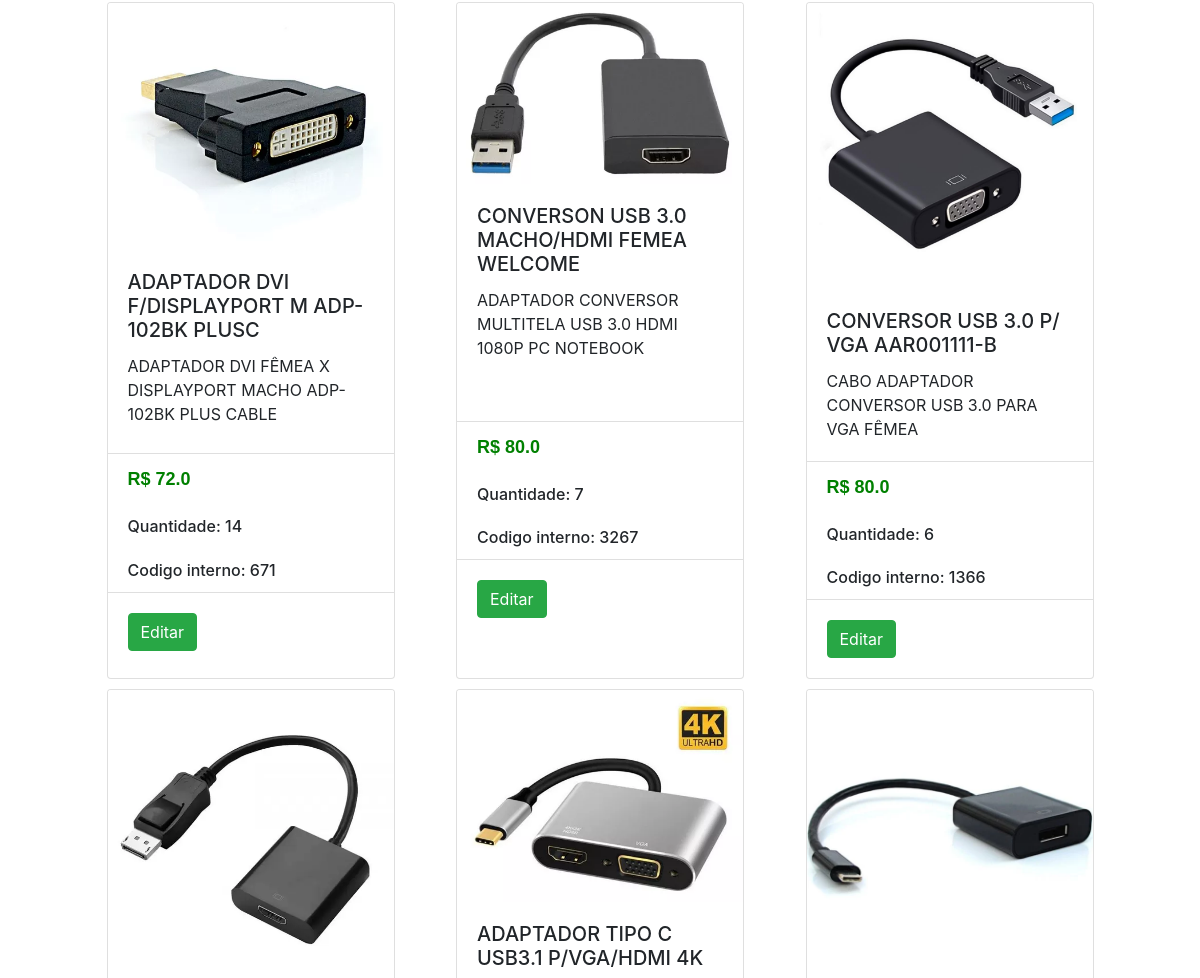
Before: /produto_adm/adaptador (signed in, middle part) with the older database file.
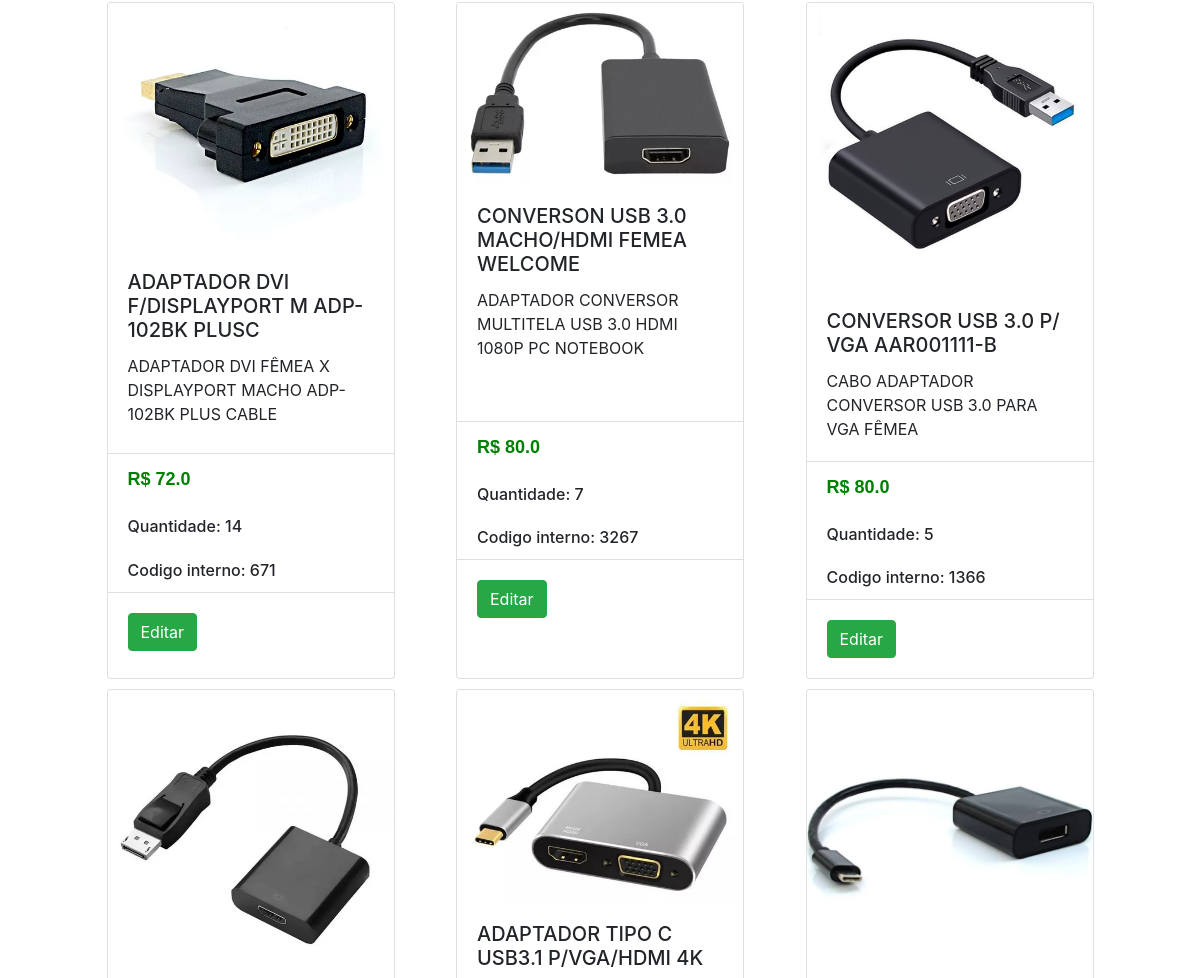
After: the same page with the newer database file.
### aulaGit/models.py (models this page shows)
class Produtos(models.Model):
    id = models.AutoField(primary_key=True)
    produto =  models.TextField(max_length=255)
    valor = models.FloatField()
    descricao = models.TextField(max_length=350)
    link_img = models.TextField(max_length=255)
    quantidades = models.IntegerField()
    classe =  models.TextField(max_length=255)
    codigo_interno = models.IntegerField()
    promocao = models.TextField(max_length=3)
    class Meta:
        ordering = ['classe','valor']

### aulaGit/views.py (the view)
# urls.py: path('produto_adm/<str>',views.produto_adm,name='produto_adm'),
@login_required(login_url='pagina_de_login')
def produto_adm(request,str):
    pdt = str
    produto = Produtos.objects.all()
    return render(request,'adm/produtos_adm.html',{'pdt':pdt,'produto':produto})

### aulaGit/templates/adm/produtos_adm.html
{% extends 'adm/adm.html' %}
{% block content %}
<div class="container card-produto">
    {% for produto in produto %}
    {% if pdt == produto.classe and produto.quantidades > 0 %}
    <div id="produto" class="card " style="width: 18rem; ">
        <img class="card-img-top w-100" src="{{produto.link_img}}" alt="{{produto.link_img}}">
        <div class="card-body">
          <h5 class="card-title">{{produto.produto}}</h5>
          <p class="card-text">{{produto.descricao}}</p>
        </div>
        <ul class="list-group list-group-flush">
          <li id="produto-floot" class="list-group-item v_produto">R$ {{produto.valor}}</li>
          <li id="produto-floot" class="list-group-item h6">Quantidade: {{produto.quantidades}}</li>
          <li id="produto-floot" class="list-group-item h6">Codigo interno: {{produto.codigo_interno}}</li>
        </ul>
        <div class="card-body">
          <a href="/editar_produto/{{produto.id}}" class="btn btn-success">Editar</a>
        </div>
      </div>
      {% endif %}
      {% endfor %}
</div>
{% endblock %}

### aulaGit/templates/adm/adm.html (shortened to what this page needs)
{% load static %}
<!DOCTYPE html>
<html lang="pt-br">
<head>
  <link rel="stylesheet" href="../static/svg">
  <link href="https://cdn.jsdelivr.net/npm/bootstrap@5.3.0/dist/css/bootstrap.min.css" rel="stylesheet"
>
  <link rel="stylesheet" href="https://cdn.jsdelivr.net/npm/bootstrap@4.0.0/dist/css/bootstrap.min.css"
>
  <link rel="stylesheet" href="{% static 'css/styler.css' %}">
</head>
<body>
  {% block content %}{% endblock %}
</body>
</html>

### static/css/styler.css (style rules this page uses)
.card-produto { display: flex; flex-wrap: wrap; justify-content: space-evenly; }
.card { margin-top: 10px; }
.v_produto { color: green; font-weight: bold; font-family:"Arial"; font-size: 18px; }

Changed rows visible on the page:
changed Produtos "CONVERSOR USB 3.0 P/ VGA AAR001111-B": quantidades "6" → "5"
